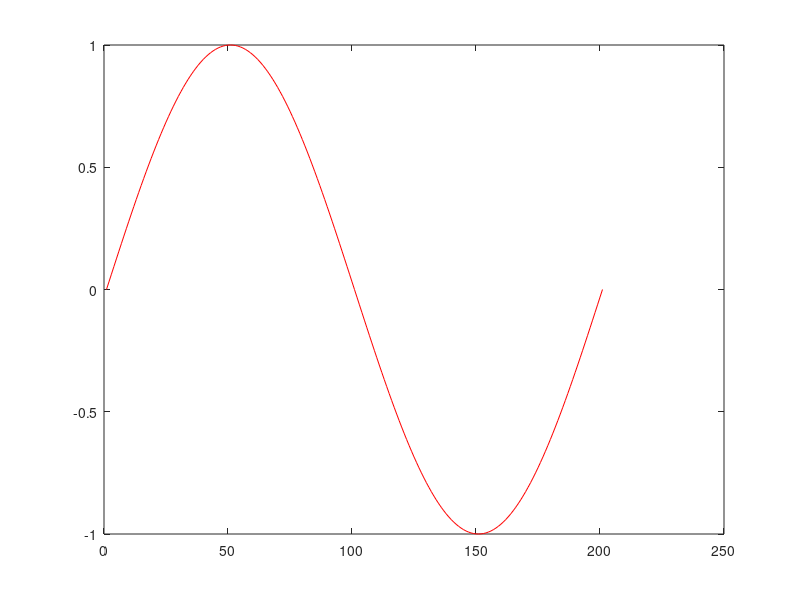

The MATLAB source for this figure:
clear variables;

x = (20-(3-7*exp(2+1i*pi*cos(pi/3)))); %1
v1 = transpose(1:1:10); %2
i_comp = imag((x+(v1(5).*(2+1i)))); %3
v2 = v1.^2; %4
dot_prod = sum(v1.*v2); %5
M1 = randi([2 10], 15, 10); %6
determin = det(M1(1:10, :)); %7
Summation = sum(sum(M1>5)); %8
Mpaximum = max(M1(:, 3)); %9
plot(sin(0:pi/100:2*pi),'r'); %10
M2 = M1(1:10, :) + transpose(M1(1:10, :)); %11
max_eig = max(abs(eig(M2))); %12
int = trapz(2:0.001:5, (1+(2:0.001:5)).^2); %13
